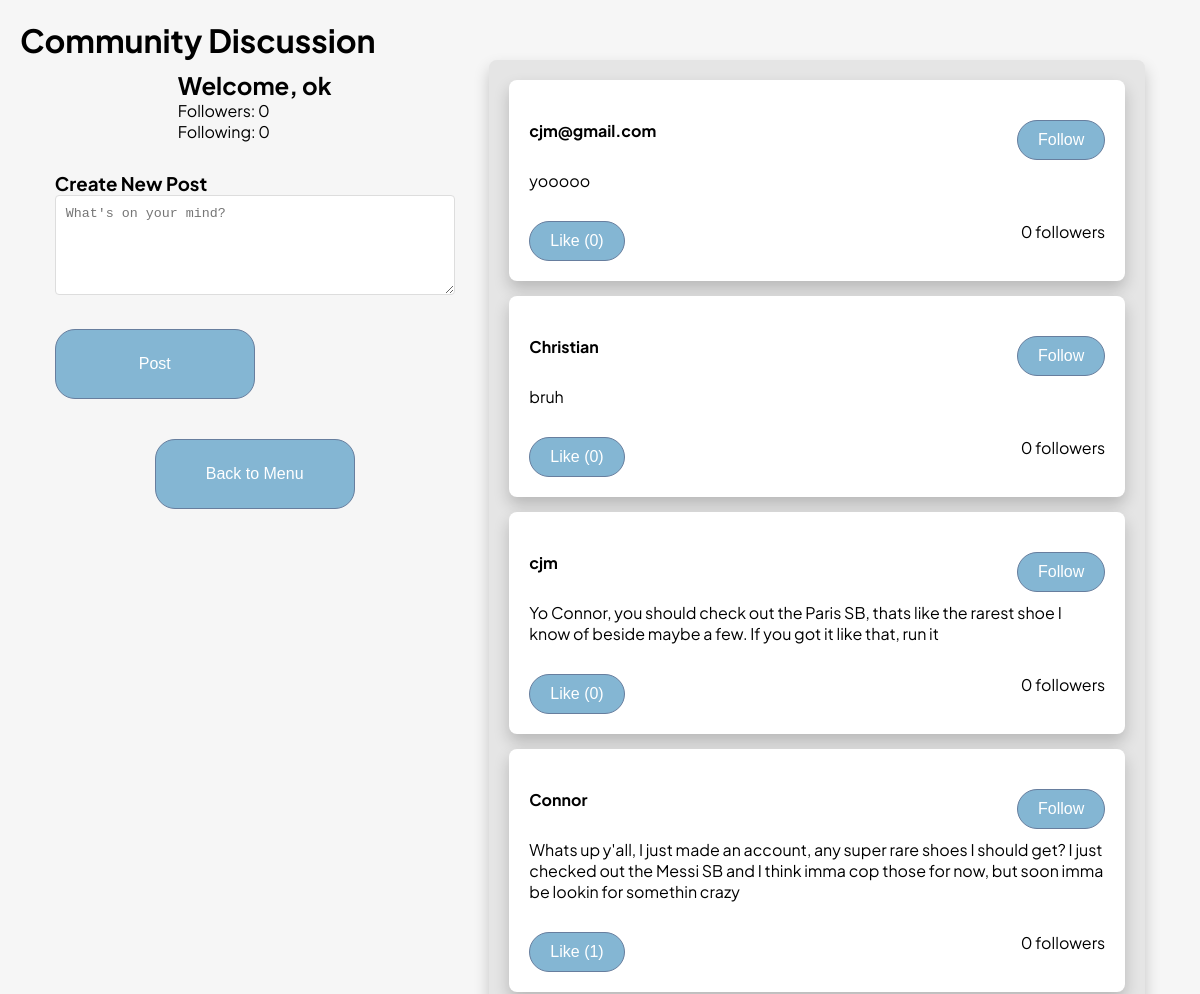
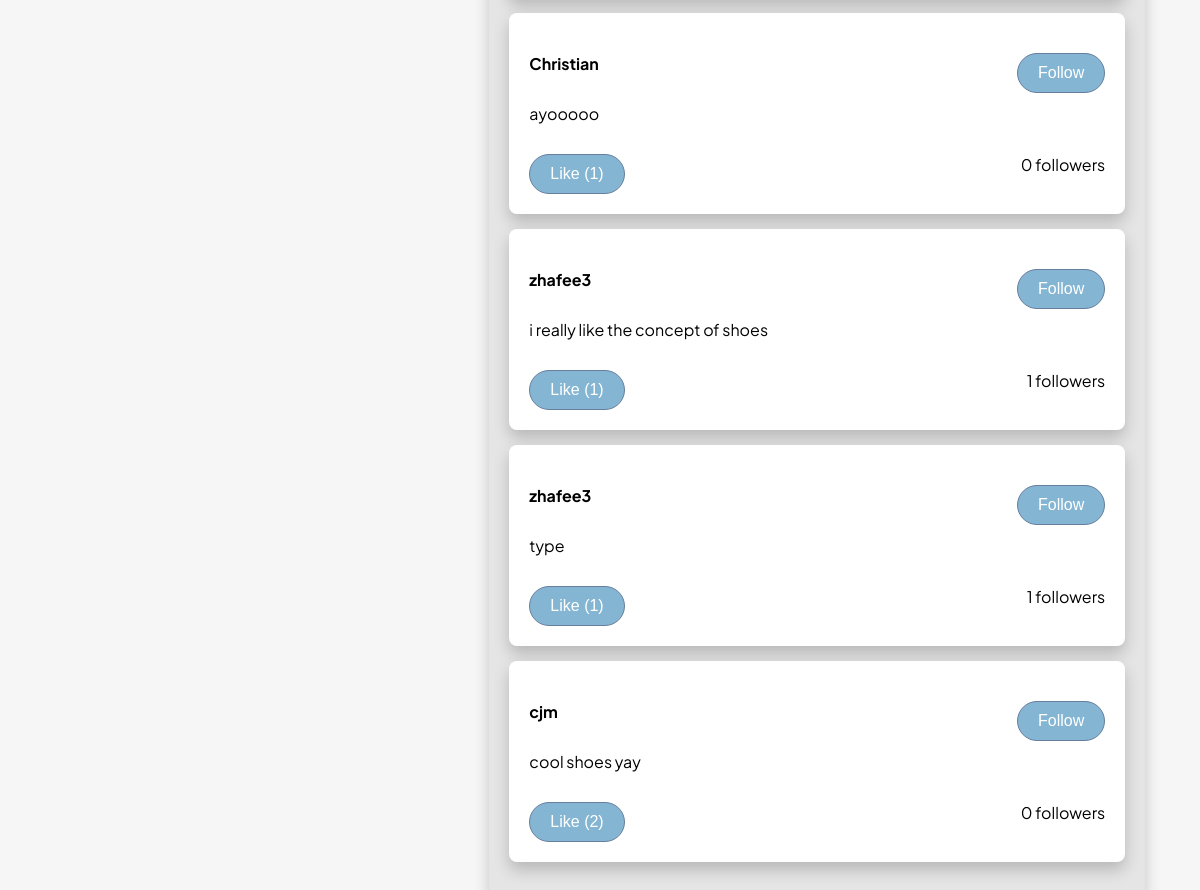
/discussion (signed in), run on an earlier commit of the app's database (2 pictures, top to bottom).
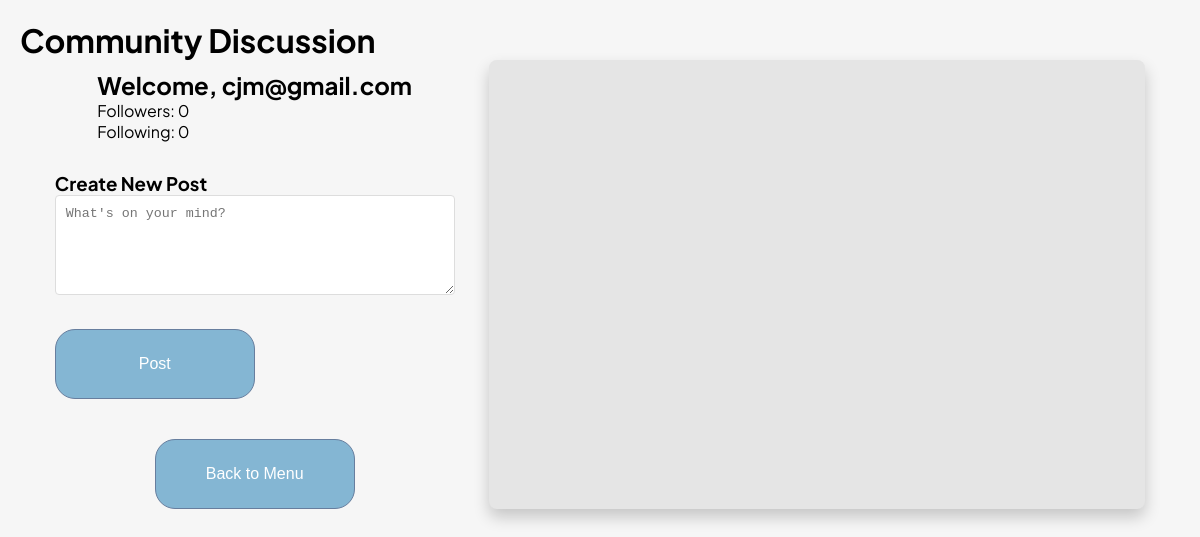
And on a later commit of the database.
### tables this page shows
CREATE TABLE DiscussionEntry (
    DiscussionEntryID INTEGER PRIMARY KEY AUTOINCREMENT,
    Body TEXT,
    Username TEXT NOT NULL,
    Likes INT DEFAULT 0,
    FOREIGN KEY (Username) REFERENCES Client(Username)
);

### main.py (the view)
@app.route('/discussion', methods=['GET'])
def view_discussion():
    if 'username' not in session:
        return redirect(url_for('login'))
    conn = get_db()
    dbCursor = conn.cursor()
    entries = logic.get_discussion_entries(dbCursor)
    user_stats = logic.get_user_stats(dbCursor, session['username'])
    return render_template(
        'discussion.html',
        entries=entries,
        current_user=session['username'],
        user_stats=user_stats
    )

### logic.py (called while the page is built)
def get_discussion_entries(dbCursor, limit=50):
    query = """
        SELECT de.DiscussionEntryID, de.Body, de.Username, de.Likes,
               COUNT(DISTINCT f.FollowerUsername) as FollowerCount
        FROM DiscussionEntry de
        LEFT JOIN Follows f ON de.Username = f.FollowingUsername
        GROUP BY de.DiscussionEntryID
        ORDER BY de.DiscussionEntryID DESC
        LIMIT ?
    """
    try:
        dbCursor.execute(query, (limit,))
        return dbCursor.fetchall()
    except Exception as e:
        print(f"Error fetching discussion entries: {e}")
        return []

def get_user_stats(dbCursor, username):
    try:
        follower_query = """
            SELECT COUNT(*) FROM Follows
            WHERE FollowingUsername = ?
        """
        dbCursor.execute(follower_query, (username,))
        follower_count = dbCursor.fetchone()[0]
        following_query = """
            SELECT COUNT(*) FROM Follows
            WHERE FollowerUsername = ?
        """
        dbCursor.execute(following_query, (username,))
        following_count = dbCursor.fetchone()[0]
        return {
            'followers': follower_count,
            'following': following_count
        }
    except Exception as e:
        print(f"Error getting user stats: {e}")
        return {'followers': 0, 'following': 0}

### main.py (called while the page is built)
def get_db():
    if 'db' not in g:
        g.db = sqlite3.connect(db_path, check_same_thread=False)
    return g.db

### templates/discussion.html (shortened to what this page needs)
<!DOCTYPE html>
<html>
<head>
    <link rel="stylesheet" href="static/app.css"/>
</head>
<body>
    <h1>Community Discussion</h1>
    <div class="discussion-container">
        <div class="left-column">
            <div class="user-stats">
                <h2>Welcome, {{ current_user }}</h2>
                <p>Followers: {{ user_stats.followers }}</p>
                <p>Following: {{ user_stats.following }}</p>
            </div>
            <div class="create-post">
                <h3>Create New Post</h3>
                <form id="postForm" onsubmit="createPost(event)">
                    <textarea name="body" required placeholder="What's on your mind?"></textarea>
                    <button type="submit" class="btn">Post</button>
                </form>
            </div>
            <div class = "menu-button-container">
                <form action="/menu" method="GET">
                    <button class="btn">Back to Menu</button>
                </form>
            </div>
        </div>
        <div class="column general-discussion-box">
            <div class="entries">
                {% for entry in entries %}
                <div class="general-discussion-entry entry" data-id="{{ entry[0] }}">
                    <div class="entry-header">
                        <strong>{{ entry[2] }}</strong>
                        {% if entry[2] != current_user %}
                        <button class="btn" onclick="followUser('{{ entry[2] }}')">Follow</button>
                        {% endif %}
                    </div>
                    <p>{{ entry[1] }}</p>
                    <div class="entry-footer">
                        <button class="btn" onclick="toggleLike('{{entry[0]}}')">
                            Like ({{ entry[3] }})
                        </button>
                        <span>{{ entry[4] }} followers</span>
                    </div>
                </div>
                {% endfor %}
            </div>
        </div>
    </div>
</body>
</html>

### static/app.css (style rules this page uses)
* { margin: 0; padding: 0; box-sizing: border-box; }
body { margin: 20px; font-family: "Plus Jakarta Sans", sans-serif; font-size: 1rem; background-color: rgb(246, 246, 246); }
html { font-size: 16px; scroll-behavior: smooth; }
.btn { padding: 10px 20px; font-size: 1rem; background-color: rgb(132, 182, 211); color: white; border-radius: 20px; cursor: pointer; border: 1.5px solid rgb(103, 126, 158); margin-top: 20px; }
.discussion-container { display: flex; justify-content: space-between; }
.left-column { display: flex; flex: 1; margin-left: 3%; max-width: fit-content; align-items: center; flex-direction: column; }
.column { display: flex; flex: 1; align-items: center; flex-direction: column; }
.left-column button { width: 200px; height: 70px; }
.menu-button-container { align-items: flex-start; }
.general-discussion-box { margin-left: 3%; margin-right: 3%; display: flex; grid-gap: 15px; width: 100%; padding: 20px; background-color: #e5e5e5; border-radius: 8px; box-sizing: border-box; box-shadow: 0px 8px 16px 0px rgba(0, 0, 0, 0.2); }

### templates/discussion.html (style rules this page uses)
.user-stats { margin-bottom: 20px; padding: 10px; }
.create-post { margin-bottom: 20px; }
.create-post textarea { width: 100%; min-height: 100px; margin-bottom: 10px; padding: 10px; border: 1px solid #ddd; border-radius: 4px; }

What changed in the data, as far as the page shows it:
removed DiscussionEntry: Username "cjm@gmail.com", Body "yooooo", Likes "0"
removed DiscussionEntry: Username "Christian", Body "bruh", Likes "0"
removed DiscussionEntry: Username "cjm", Body "Yo Connor, you should check out the Paris SB, thats like the rarest shoe I know of beside maybe a few. If you got it like that, run it", Likes "0"
removed DiscussionEntry: Username "Connor", Body "Whats up y'all, I just made an account, any super rare shoes I should get? I just checked out the Messi SB and I think imma cop those for now, but soon imma be lookin for somethin crazy", Likes "1", entry "0"
removed DiscussionEntry: Username "Christian", Body "ayooooo", Likes "1", entry "0"
removed DiscussionEntry: Username "zhafee3", Body "i really like the concept of shoes", Likes "1"
removed DiscussionEntry: Username "zhafee3", Body "type", Likes "1"
removed DiscussionEntry: Username "cjm", Body "cool shoes yay", Likes "2", entry "0"
Also different on the page:
{{ current_user }}: "ok" → "cjm@gmail.com"
